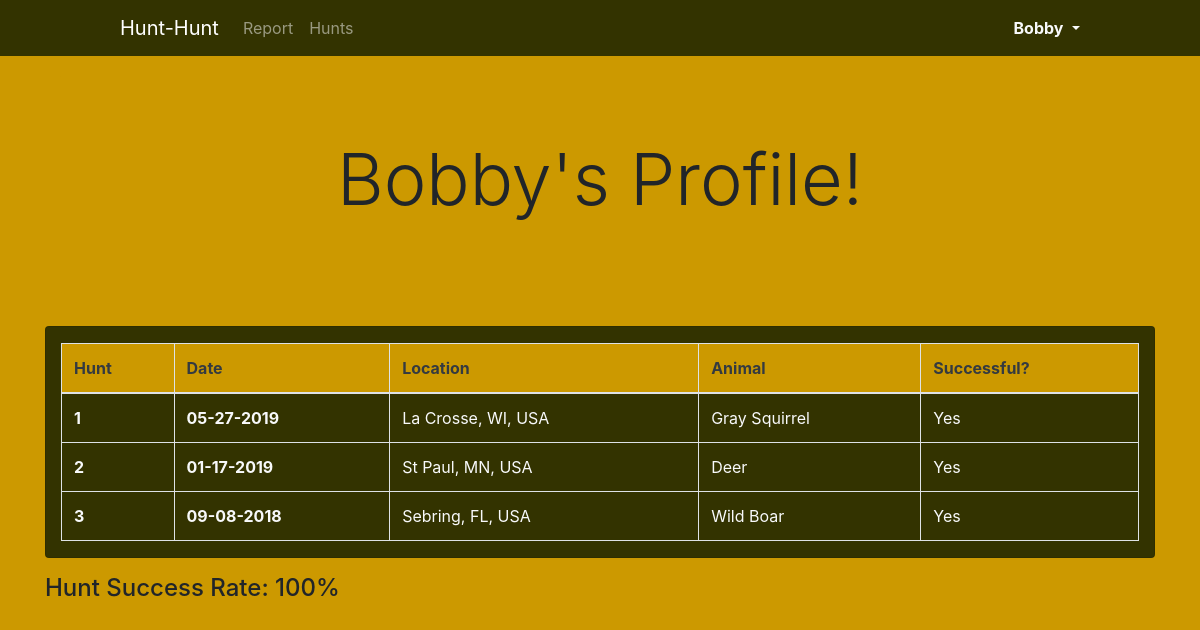
The page /account.php (signed in) on the database its author committed.
### tables this page shows
CREATE TABLE `hunts` (
  `hunt_id` int(11) NOT NULL,
  `huntDate` date NOT NULL,
  `isSuccess` varchar(10) NOT NULL,
  `animal_id` int(11) NOT NULL,
  `location_id` int(11) NOT NULL,
  `user_id` int(11) NOT NULL
);

CREATE TABLE `locations` (
  `location_id` int(11) NOT NULL,
  `locationName` varchar(64) NOT NULL,
  `longitude` double NOT NULL,
  `latitude` double NOT NULL
);

CREATE TABLE `animals` (
  `animal_id` int(11) NOT NULL,
  `animalName` varchar(64) NOT NULL
);

### account.php (the view, shortened to what this page needs)
<!DOCTYPE html>
<html>
  <head>
    <link rel="stylesheet" href="https://stackpath.bootstrapcdn.com/bootstrap/4.3.1/css/bootstrap.min.css">
    <link rel="stylesheet" type="text/css" href="hunt.css">
  </head>
  <body>
    <?php include 'nav.php' ?>
    <div class="container">
			<div class="row mx-auto">
        <div class="col-12">
          <div class="jumbotron yellow">
            <h1 class="display-3 text-green"><?php echo $_SESSION['username']; ?>'s Profile!</h1>
          </div>
        </div>
          <?php
            $user_id = $_SESSION['user_id'];
            $updateStatement = $conn->prepare("SELECT * FROM hunts INNER JOIN users ON hunts.user_id=users.user_id
                                          INNER JOIN animals ON hunts.animal_id = animals.animal_id
                                            INNER JOIN locations ON hunts.location_id = locations.location_id
                                              WHERE hunts.user_id='$user_id' ORDER BY huntDate DESC");
            $updateStatement->execute();
            $userHunts = $updateStatement->fetchAll();
            $nHunts = 0;
            $nSuccess = 0;
            foreach($userHunts as $hunt){
              $nHunts += 1;
              if($hunt['isSuccess'] == 'true'){
                $nSuccess += 1;
              }
            }
            if($nHunts > 0){ ?>
        <div class="col-12 card green text-light pt-3">
          <table class="table text-light table-bordered">
            <thead class="yellow text-dark">
              <tr>
                <th scope="col">Hunt</th>
                <th scope="col">Date</th>
                <th scope="col">Location</th>
                <th scope="col">Animal</th>
                <th scope="col">Successful?</th>
              </tr>
            </thead>
            <tbody>
              <?php
              $count = 1;
               foreach($userHunts as $hunt){
                if($hunt['isSuccess'] == 'true'){
                  $success = 'Yes';
                }else{
                  $success = 'No';
                }
                $dateToString = $hunt['huntDate'];
                $dateSplit = explode("-", $dateToString);
                $stringDate = $dateSplit[1] . '-' . $dateSplit[2] . '-' . $dateSplit[0];
                $text = 'A' . $success . $hunt['animalName'] . ' hunt.'; ?>
                <tr>
                  <th scope="row"><?php echo $count; ?></th>
                  <th ><?php echo $stringDate; ?></th>
                  <td><?php echo $hunt['locationName']; ?></td>
                  <td><?php echo $hunt['animalName']; ?></td>
                  <td><?php echo $success ?></td>
                </tr>
              <?php $count++; }?>
            </tbody>
          </table>
        </div>
        <h4 class="mt-3 mb-5">Hunt Success Rate: <?php  echo $nSuccess/$nHunts *100 . '%'; ?></h4>
        <?php } else {?>
        <div class="col-12 card green text-light pt-2 mb-5 ">
          <h3 class="text-center">You have yet to register a hunt! Once you start registering, you can view your hunts and stats here.</h3>
        </div>
        <?php } ?>
			</div>
    </div>
  </body>
</html>

### hunt.css (style rules this page uses)
body { background-color: #CC9900; }
.green { background-color: #333300; }
.yellow { background-color: #CC9900; }
h1 { text-align: center; }

### rows shown on the page
hunts: huntDate "05-27-2019", location.locationName "La Crosse, WI, USA", animal.animalName "Gray Squirrel", isSuccess "Yes"
hunts: huntDate "01-17-2019", location.locationName "St Paul, MN, USA", animal.animalName "Deer", isSuccess "Yes"
hunts: huntDate "09-08-2018", location.locationName "Sebring, FL, USA", animal.animalName "Wild Boar", isSuccess "Yes"

### other values the page prints
$_SESSION['username'] "Bobby"
$nSuccess/$nHunts *100 "100"
